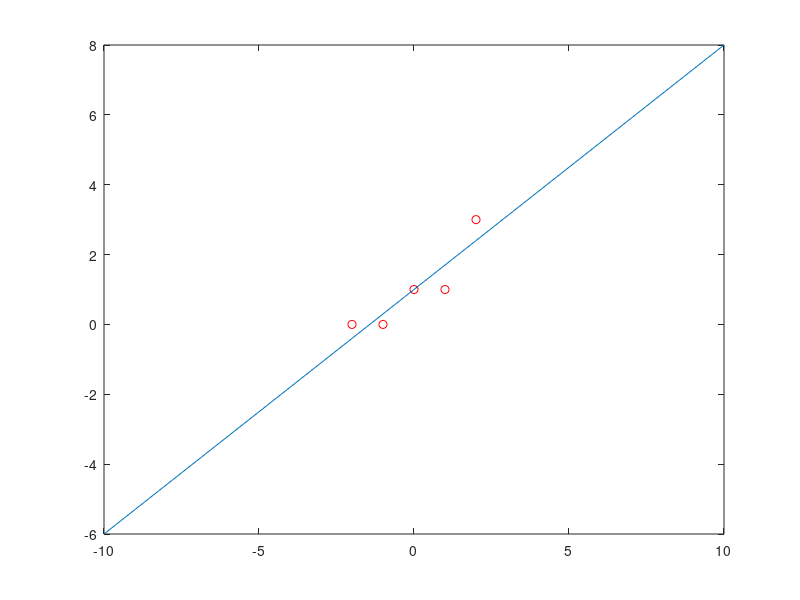

This chart was generated by the following MATLAB code:
#ex1 lab4

X=[-2,-1,0,1,2]
Y=[0,0,1,1,3]
#a)mediile
mX = mean(X)
mY = mean(Y)
#b)dispersiile
vX = var(X)
vY = var(Y)
#c)covarianta
covar = cov(X,Y)
#d) coeficientul de corelatie
coef = corrcoef(X,Y)
#e)sa se reprezinte pe acelasi grafic norul de puncte si dreapta de regresie
P = polyfit(X,Y,1)
xlim=([0 100])
plot(X,Y,'or')
hold on
z=-10:1:10;
plot(z, polyval(P, z))
#f) sa se prognozeze valoarea lui y pentru x=2.5 si x=3.
val1 = polyval(P, 2.5)
val2 = polyval(P, 3)